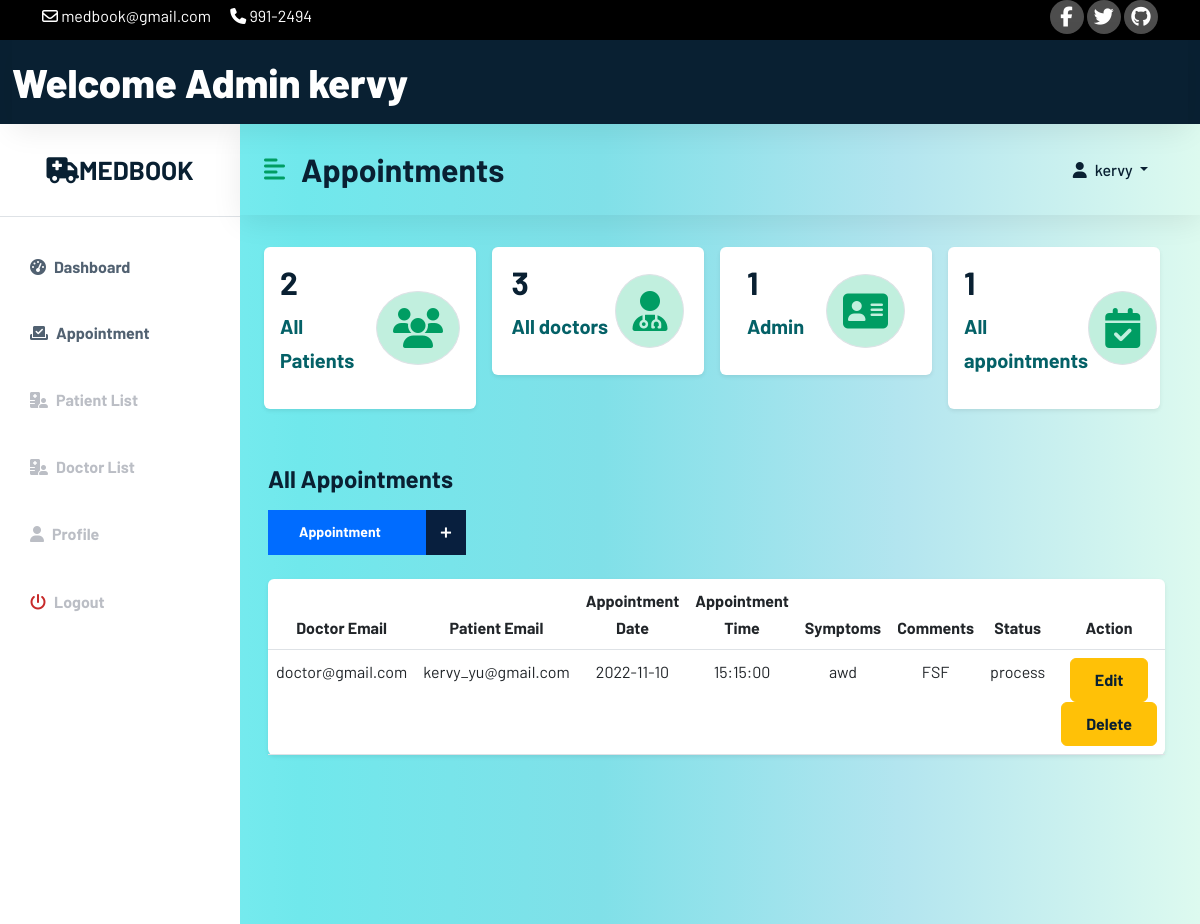
Before: /admin/adminapp.php (signed in) with the older database file.
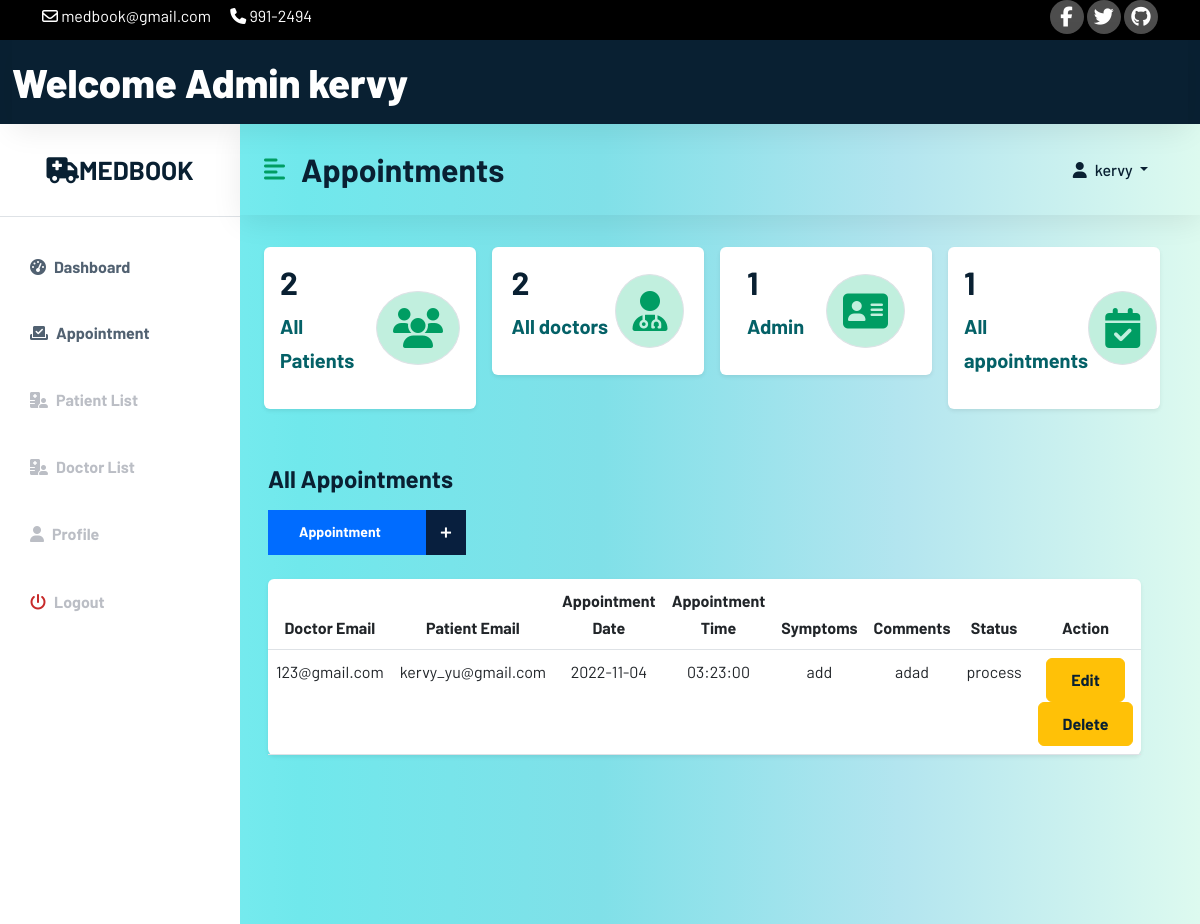
After: the same page with the newer database file.
### tables this page shows
CREATE TABLE `app_admin` (
  `adminID` int(11) NOT NULL,
  `admin_name` varchar(100) NOT NULL,
  `admin_email` varchar(100) NOT NULL,
  `admin_password` varchar(100) NOT NULL,
  `usertype` varchar(100) NOT NULL DEFAULT 'admin'
);

CREATE TABLE `appointment` (
  `requestID` int(11) NOT NULL,
  `d_name` varchar(100) NOT NULL,
  `p_email` varchar(100) NOT NULL,
  `appDate` date NOT NULL,
  `appTime` time NOT NULL,
  `appSymptoms` text NOT NULL,
  `appComments` text NOT NULL,
  `status` enum('process','ongoing','done','') NOT NULL DEFAULT 'process'
);

### admin/adminapp.php (the view, shortened to what the changed rows need)
<?php
include 'C:\xampp\htdocs\Web_Tech\config\config.php';
include 'C:\xampp\htdocs\Web_Tech\admin\adminheader.php';
?>
<?php
$currentAd = $_SESSION['email'];
$sql = "SELECT * FROM app_admin WHERE admin_email = '$currentAd'";
$result = mysqli_query($conn, $sql);
if ($result) {
if (mysqli_num_rows($result) > 0) {
while ($row = mysqli_fetch_array($result)) {
?>
<!DOCTYPE html>
<html lang="en">
<head>
    <link href="https://cdn.jsdelivr.net/npm/bootstrap@5.2.0/dist/css/bootstrap.min.css" rel="stylesheet">
    <link rel="stylesheet" href="/Web_Tech/css/style.css">
    <link rel="stylesheet" href="/Web_Tech/css/dochome.css">
</head>
<body>
<div class="d-flex" id="wrapper">
    <div class="bg-white" id="sidebar-wrapper">
        <div class="sidebar-heading text-center py-4 primary-text fs-4 fw-bold text-uppercase border-bottom">
            <a href="#" class="navbar-brand mb-0" >
                <i class="fa-solid fa-truck-medical"></i>MedBook
            </a>
        </div>
        <div class="list-group list-group-flush my-3">
            <a href="adminhome.php" class="list-group-item list-group-item-action bg-transparent second-text active"><i
                    class="fas fa-tachometer-alt me-2"></i>Dashboard</a>
            <a href="adminapp.php" class="list-group-item list-group-item-action bg-transparent second-text active"><i
                    class="fas fa-check-to-slot me-2"></i>Appointment</a>
            <a href="adminpatient.php" class="list-group-item list-group-item-action bg-transparent second-text fw-bold">
                <i class="fas fa-hospital-user me-2"></i>Patient List</a>
            <a href="admindoc.php" class="list-group-item list-group-item-action bg-transparent second-text fw-bold">
                <i class="fas fa-hospital-user me-2"></i>Doctor List</a>
            <a href="doctorprofile.php" class="list-group-item list-group-item-action bg-transparent second-text fw-bold"><i
                    class="fas fa-user me-2"></i>Profile</a>
            <a href="/Web_Tech/user/userlogout.php" class="list-group-item list-group-item-action bg-transparent second-text fw-bold"><i
                    class="fas fa-power-off me-2" style="color: #c72a2a;"></i>Logout</a>
        </div>
    </div>
    <div id="page-content-wrapper">
        <nav class="navbar navbar-expand-lg navbar-light bg-transparent py-4 px-4">
            <div class="d-flex align-items-center">
                <i class="fas fa-align-left primary-text fs-4 me-3" id="menu-toggle"></i>
                <h2 class="fs-2 m-0">Appointments</h2>
            </div>
            <div class="collapse navbar-collapse" id="navbarSupportedContent">
                <ul class="navbar-nav ms-auto" id="nav_right">
                    <li class="nav-item dropdown collapse navbar-collapse" id="navbarSupportedContent">
                        <a class="nav-link dropdown-toggle" id="navbarDropdownMenuLink" role="button" data-bs-toggle="dropdown" aria-expanded="false">
                            <i class="fas fa-user me-2"></i><?php echo $row['admin_name'];?>
                        </a>
                    </li>
                </ul>
            </div>
            <?php
            }
            }
            }
            ?>
        </nav>
        <div class="container-fluid px-4">
            <div class="row g-3 my-2">
                <div class="row g-3 my-2">
                    <div class="col-md-3">
                        <div class="p-3 bg-white shadow-sm d-flex justify-content-around align-items-center rounded">
                            <div>
                                <?php
                                $query = "SELECT doctorID FROM doctor ORDER BY doctorID";
                                $query_run = mysqli_query($conn, $query);
                                if($row = mysqli_num_rows($query_run))
                                {
                                    echo '<h3 class="fs-2">'.$row.'</h3>';
                                }
                                else{
                                    echo '<h3 class="fs-2">No Data</h3>';
                                }
                                ?>
                                <p class="fs-5" style="color:#046167;"><b>All doctors</b></p>
                            </div>
                        </div>
                    </div>
                </div>
                <div class="row my-5">
                    <div class="row my-4">
                        <div class="col">
                            <table class="table bg-white rounded shadow-sm  table-hover">
                                <thead>
                                <tr class="text-center">
                                    <th scope="col" width="40">Doctor Email</th>
                                    <th  scope="col" width="50">Patient Email</th>
                                    <th scope="col" width="50">Appointment Date</th>
                                    <th scope="col" width="30">Appointment Time</th>
                                    <th scope="col" width="30">Symptoms</th>
                                    <th scope="col" width="30">Comments</th>
                                    <th scope="col" width="30">Status</th>
                                    <th scope="col" width="30">Action</th>
                                </tr>
                                </thead>
                                <tbody>
                                <?php
                                $sql = "SELECT * FROM appointment";
                                $result = mysqli_query($conn, $sql);
                                if ($result) {
                                if (mysqli_num_rows($result) > 0) {
                                while ($row = mysqli_fetch_array($result)) {
                                        ?>
                                        <tr class="text-center">
                                            <td><?php echo $row['d_name'];?></td>
                                            <td><?php echo $row['p_email'];?></td>
                                            <td><?php echo $row['appDate'];?></td>
                                            <td><?php echo $row['appTime'];?></td>
                                            <td><?php echo $row['appSymptoms'];?></td>
                                            <td><?php echo $row['appComments'];?></td>
                                            <td><?php echo $row['status'];?></td>
                                            <td>
                                                <button type="button" id="act_button" class="btn btn-warning btn-xs update" data-bs-toggle="modal" data-bs-target="#myUpdate"><a class="glyphicon glyphicon-edit" style="text-decoration: none;" href="?update=<?php echo $row['requestID']; ?>" title="Edit">Edit</a></button>
                                                <button type="button" name="delete" id="act_button" class="btn btn-warning btn-xs update"><a class="glyphicon glyphicon-edit" style="text-decoration: none;" href="/Web_Tech/admin/adminapp.php?delete=<?php echo $row['requestID']; ?>" title="Edit">Delete</a></button>
                                            </td>
                                        </tr>
                                        <?php
                                    }
                                }
                                else{
                                    ?>
                                    <tr>
                                        <td style=" text-transform: capitalize;" class ="text-center" colspan="9"><h3>no items added</h3></td>
                                    </tr>
                                    <?php
                                }
                                }
                                ?>
                                </tbody>
                            </table>
                        </div>
                    </div>
                </div>
            </div>
        </div>
    </div>
</div>
</body>
</html>

### admin/adminheader.php (shortened to what the changed rows need)
<?php
$currentAd = $_SESSION['email'];
$sql = "SELECT * FROM app_admin WHERE admin_email = '$currentAd'";
$result = mysqli_query($conn, $sql);
if ($result) {
if (mysqli_num_rows($result) > 0) {
while ($row = mysqli_fetch_array($result)) {
?>
<!DOCTYPE html>
<html lang="en">
<head>
    <link href="https://cdn.jsdelivr.net/npm/bootstrap@5.2.0/dist/css/bootstrap.min.css" rel="stylesheet">
    <link rel="stylesheet" type="text/css" href="/Web_Tech/css/style.css">
    <link rel="stylesheet" type="text/css" href="/Web_Tech/css/dochome.css">
</head>
<body>
<div class="top-nav" id="home" style="background-color: black">
    <div class="container">
        <div class="row justify-content-between">
            <div class="col-auto">
                <p>
                    <i class="fa-regular fa-envelope"></i>
                    <span>medbook@gmail.com</span>
                </p>
                <p>
                    <i class="fa-solid fa-phone"></i>
                    <span>991-2494</span>
                </p>
            </div>
            <div class="col-auto social-icons">
                <a href=""><i class="fa-brands fa-facebook-f"></i></a>
                <a href=""><i class="fa-brands fa-twitter"></i></i></a>
                <a href=""><i class="fa-brands fa-github"></i></i></a>
            </div>
        </div>
    </div>
</div>
<div class="container-fluid" id="wrapper-header">
    <nav class="navbar navbar-inverse navbar-fixed-top" role="navigation">
        <div class="navbar-header">
            <a class="navbar-brand" id="docheader" href="adminhome.php">Welcome Admin <?php echo $row['admin_name'];?></a>
        </div>
    </nav>
</div>
<?php
}
}
}
?>
</body>
</html>

Changed rows visible on the page:
removed appointment: d_name "doctor@gmail.com", p_email "kervy_yu@gmail.com", appDate "2022-11-10", appTime "15:15:00", appSymptoms "awd", appComments "FSF", status "process"
added appointment: d_name "123@gmail.com", p_email "kervy_yu@gmail.com", appDate "2022-11-04", appTime "03:23:00", appSymptoms "add", appComments "adad", status "process"
Other visible differences:
$row: "3" → "2"
